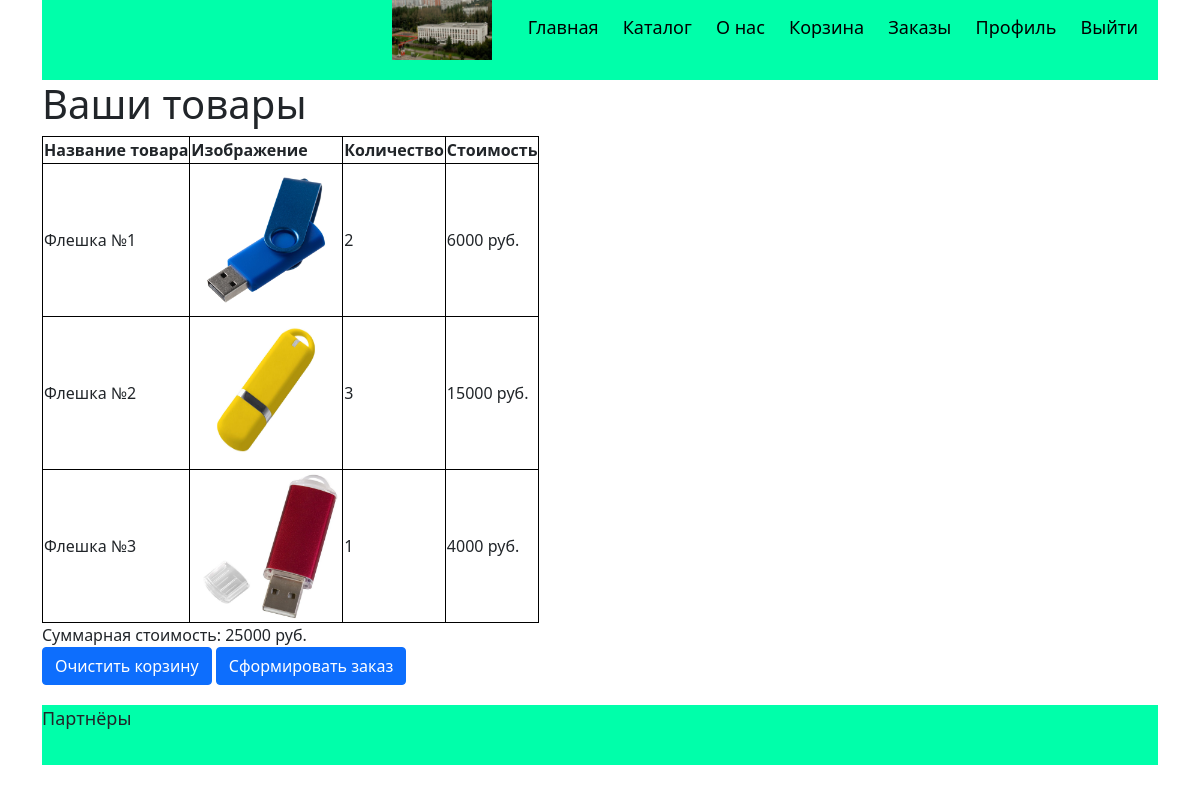
The app's page /shopping_cart/ (signed in), older data.
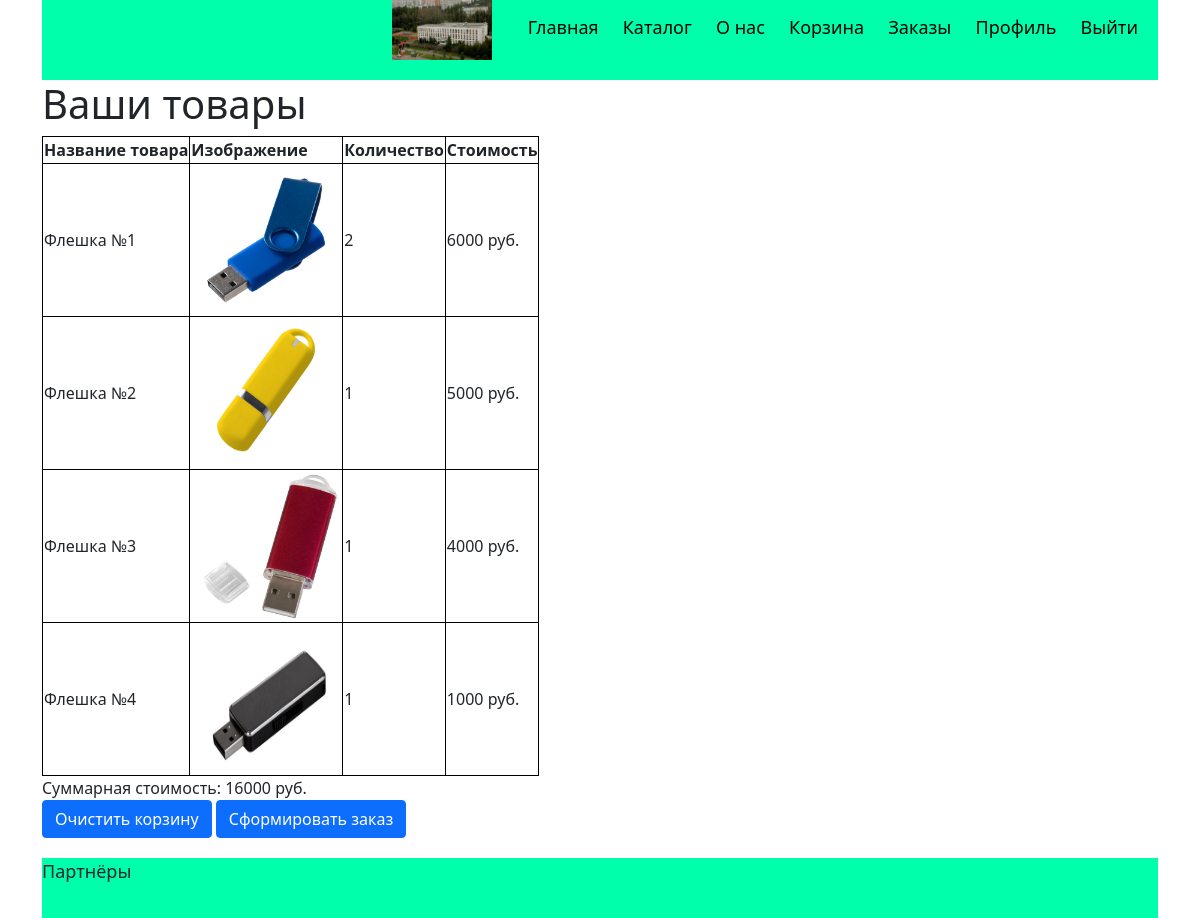
The same page, newer data.
### ORM.py (models this page shows, shortened)
class Shopping_cart(db.Model):
    id = db.Column(db.Integer, primary_key=True)
    customer_id = db.Column(db.Integer, db.ForeignKey('customers.id'))
    customer = db.relationship('Customers', backref=db.backref('shopping_cart', lazy=False))
    quantity = db.Column(db.Integer, nullable=False)
    good_id = db.Column(db.Integer, db.ForeignKey('goods.id'))
    good = db.relationship('Goods', backref=db.backref('shopping_cart', lazy=False))

class Goods(db.Model):
    id = db.Column(db.Integer, primary_key=True)
    name = db.Column(db.String(80), nullable=False)
    quantity = db.Column(db.Integer, nullable=False)
    description = db.Column(db.String(200))
    price_id = db.Column(db.Integer, db.ForeignKey('prices.id'))
    price = db.relationship('Prices', backref=db.backref('good', lazy=False))
    photo_link = db.Column(db.String(80))
    colour = db.Column(db.String(80))
    category_id = db.Column(db.Integer, db.ForeignKey('categories.id'))
    category = db.relationship('Categories', backref=db.backref('goods', lazy=False))

class Prices(db.Model):
    id = db.Column(db.Integer, primary_key=True)
    price = db.Column(db.Integer, nullable=False)
    start_date = db.Column(db.DateTime, nullable=False)
    end_date = db.Column(db.DateTime, nullable=False)

### main.py (the view, shortened to what this page needs)
@app.route('/shopping_cart/', methods=['GET', 'POST'])
def shopping_cart():
    login = session.get('login')
    if not login:
        return redirect(url_for('main'), code=302)
    cart=list(filter(lambda x: x.customer.login==login,Shopping_cart.query.all()))
    cart.sort(key = lambda x: x.good.id)
    total = 0
    for i in cart:
        total += i.quantity * i.good.price.price
    return render_template('shopping_cart.html',cart = cart, total = total)

### templates/shopping_cart.html (shortened to what this page needs)
{% extends "base.html" %}
{% block content %}
    <h1>Ваши товары</h1>
    <div>
        <table>
            <tr>
                <th>Название товара</th>
                <th>Изображение</th>
                <th>Количество</th>
                <th>Стоимость</th>
            </tr>
            {% for order in cart %}
                <tr>
                    <td>{{ order.good.name }}</td>
                    <td><img class="order_image" src="{{ url_for('static', filename=order.good.photo_link) }}" alt={{order.good.name}}></td>
                    <td>{{ order.quantity }}</td>
                    <td>{{ order.good.price.price*order.quantity }} руб.</td>
                </tr>
            {% endfor %}
        </table>
        <div>Суммарная стоимость: {{total}} руб.</div>
    </div>
    <div>
        <div class="shopping_cart_button">
            <form method="POST">
                <button type="submit" name="action" value="clear" class="btn btn-primary">Очистить корзину</button>
            </form>
        </div>
        <div class="shopping_cart_button">
            <form method="POST">
                <button type="submit" name="action" value="make" class="btn btn-primary">Сформировать заказ</button>
            </form>
        </div>
    </div>
{% endblock %}

### templates/base.html (shortened to what this page needs)
<!DOCTYPE html>
<html lang="en">
<head>
    <link href="https://cdn.jsdelivr.net/npm/bootstrap@5.1.3/dist/css/bootstrap.min.css" rel="stylesheet">
    <link rel="stylesheet" type="text/css" href="{{ url_for('static', filename='style.css') }}">
</head>
<body>
    <div class="container">
        <header>
            <img class='logot' src="{{ url_for('static', filename='log.jpg') }}" alt="Логотип"></a>
            <ul class="menu_links">
                <li class='menu_link'><a href="/">Главная</a></li>
                <li class='menu_link'><a href="/catalog/">Каталог</a></li>
                <li class='menu_link'><a href="/about_us/">О нас</a></li>
                {% if session['login'] %}
                    <li class='menu_link'><a href="/shopping_cart/">Корзина</a></li>
                    <li class='menu_link'><a href="/orders/">Заказы</a></li>
                    <li class='menu_link'><a href="/profile/">Профиль</a></li>
                    <li class='menu_link'><a href="/sign_out/">Выйти</a></li>
                {% else %}
                    <li class='menu_link'><a href="/sign_in/">Авторизация</a></li>
                    <li class='menu_link'><a href="/registration/">Регистрация</a></li>
                {% endif %}
            </ul>
        </header>
        <div>{% block content %}{% endblock %}</div>
        <footer>
            <p>Партнёры</p>
        </footer>
    </div>
</body>
</html>

### static/Style.css (style rules this page uses)
ul { list-style-type:none }
header { width: 100%; background-color: #0FA; height: 80px; text-align: right; }
footer { background-color: #0FA; height: 60px; margin-top: 20px; }
a { text-decoration: none; color: black; font-size: large; }
p { font-size: large; }
.logot { width: 100px; height: 60px; display: inline-block; }
.menu_links { margin-left: auto; margin-right: 0; display: inline-block; }
.menu_link { text-align: right; display: inline-block; margin-right: 20px; }
.container { margin: 0 auto; width: 100%; }
th { border: 1px solid black; }
td { border: 1px solid black; }
.order_image { width: 150px; height: 150px; display: inline-block; }
.shopping_cart_button { display: inline-block; }

Row changes from the older to the newer data that the page shows:
changed Shopping_cart "Флешка №2": quantity "3" → "1"; order.good.price.price*order.quantity "15000" → "5000"
added Shopping_cart: good.name "Флешка №4", photo_link (picture), quantity "1", order.good.price.price*order.quantity "1000"
Text that changed along with them:
{{ total }}: "25000" → "16000"
